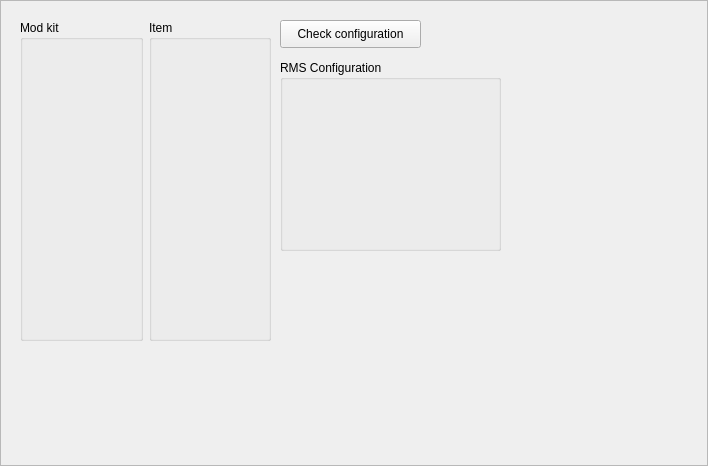
<?xml version="1.0" encoding="UTF-8"?>
<ui version="4.0">
 <class>FrameKits</class>
 <widget class="QFrame" name="FrameKits">
  <property name="geometry">
   <rect>
    <x>0</x>
    <y>0</y>
    <width>708</width>
    <height>466</height>
   </rect>
  </property>
  <property name="windowTitle">
   <string>Frame</string>
  </property>
  <property name="frameShape">
   <enum>QFrame::StyledPanel</enum>
  </property>
  <property name="frameShadow">
   <enum>QFrame::Raised</enum>
  </property>
  <widget class="QGroupBox" name="groupBox_3">
   <property name="geometry">
    <rect>
     <x>280</x>
     <y>60</y>
     <width>221</width>
     <height>191</height>
    </rect>
   </property>
   <property name="title">
    <string>RMS Configuration</string>
   </property>
  </widget>
  <widget class="QPushButton" name="buttonCheckConfig">
   <property name="geometry">
    <rect>
     <x>280</x>
     <y>20</y>
     <width>141</width>
     <height>28</height>
    </rect>
   </property>
   <property name="text">
    <string>Check configuration</string>
   </property>
  </widget>
  <widget class="QWidget" name="">
   <property name="geometry">
    <rect>
     <x>20</x>
     <y>20</y>
     <width>251</width>
     <height>321</height>
    </rect>
   </property>
   <layout class="QHBoxLayout" name="horizontalLayout">
    <item>
     <widget class="QGroupBox" name="groupBoxMods">
      <property name="title">
       <string>Mod kit</string>
      </property>
      <widget class="QWidget" name="">
       <property name="geometry">
        <rect>
         <x>10</x>
         <y>30</y>
         <width>104</width>
         <height>271</height>
        </rect>
       </property>
       <layout class="QVBoxLayout" name="layoutMods"/>
      </widget>
     </widget>
    </item>
    <item>
     <widget class="QGroupBox" name="groupBoxItems">
      <property name="title">
       <string>Item</string>
      </property>
      <widget class="QWidget" name="">
       <property name="geometry">
        <rect>
         <x>10</x>
         <y>30</y>
         <width>101</width>
         <height>271</height>
        </rect>
       </property>
       <layout class="QVBoxLayout" name="layoutItems"/>
      </widget>
     </widget>
    </item>
   </layout>
  </widget>
 </widget>
 <resources/>
 <connections/>
</ui>
